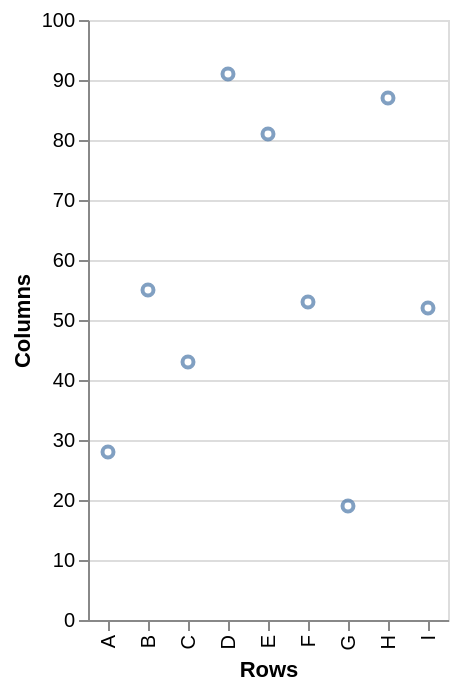

Vega-Lite specification for this chart:
### Vega-Lite specification from a JSON file in a GitHub repository (floating-point values rounded to 4 significant figures)
{"data": {"values": [{"a": "A", "b": 28}, {"a": "B", "b": 55}, {"a": "C", "b": 43}, {"a": "D", "b": 91}, {"a": "E", "b": 81}, {"a": "F", "b": 53}, {"a": "G", "b": 19}, {"a": "H", "b": 87}, {"a": "I", "b": 52}]}, "mark": "point", "encoding": {"x": {"field": "a", "type": "ordinal", "title": "Rows"}, "y": {"field": "b", "type": "quantitative", "title": "Columns"}}}
